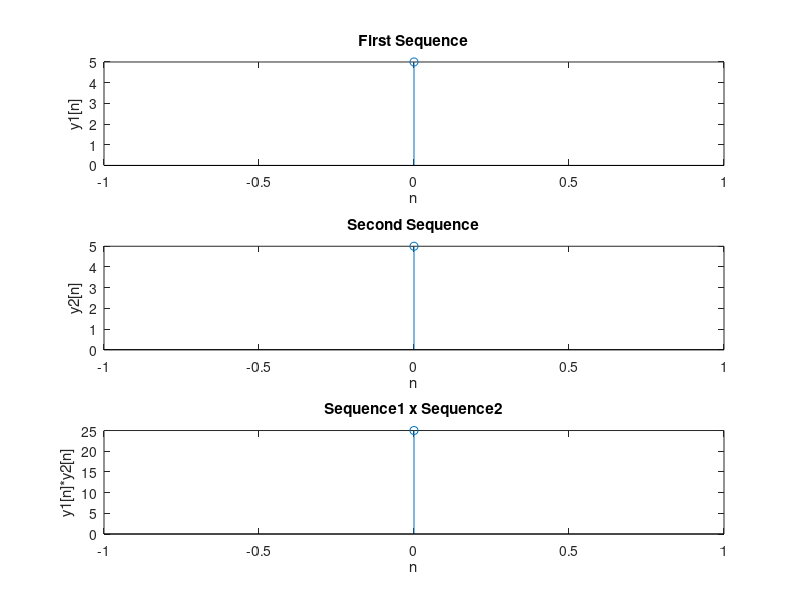

Reproduce this figure in MATLAB.
%discrete time multiplication
y1=input('Enter the first sequence y1[n] ');
y2=input('Enter the second sequence y2[n] ');
n1=length(y1);
n2=length(y2);

if n1>n2
    y2=[y2 zeros(1,n1-n2)];
else
    y1=[y1 zeros(1,n2-n1)];
end
x1=0:max(n1,n2)-1;
x2=0:max(n1,n2)-1;
subplot(3,1,1);
stem(x1,y1);
title('First Sequence');
xlabel('n');
ylabel('y1[n]');
subplot(3,1,2);
stem(x2,y2);
title('Second Sequence');
xlabel('n');
ylabel('y2[n]');
z=y1.*y2;
x=0:max(n1,n2)-1;
subplot(3,1,3);
stem(x,z);
title('Sequence1 x Sequence2');
xlabel('n');
ylabel('y1[n]*y2[n]');






